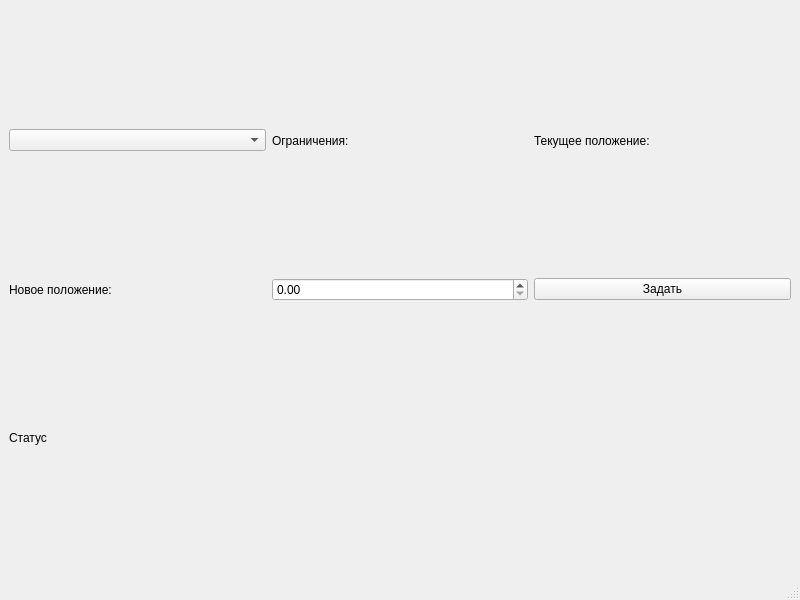
<?xml version="1.0" encoding="UTF-8"?>
<ui version="4.0">
 <class>MainWindow</class>
 <widget class="QMainWindow" name="MainWindow">
  <property name="geometry">
   <rect>
    <x>0</x>
    <y>0</y>
    <width>800</width>
    <height>600</height>
   </rect>
  </property>
  <property name="windowTitle">
   <string>MainWindow</string>
  </property>
  <widget class="QWidget" name="centralwidget">
   <layout class="QVBoxLayout" name="verticalLayout_2">
    <item>
     <layout class="QVBoxLayout" name="verticalLayout">
      <item>
       <layout class="QHBoxLayout" name="horizontalLayout">
        <item>
         <widget class="QComboBox" name="comboBox_joint"/>
        </item>
        <item>
         <widget class="QLabel" name="label_limits">
          <property name="text">
           <string>Ограничения: </string>
          </property>
         </widget>
        </item>
        <item>
         <widget class="QLabel" name="label_current_pose">
          <property name="text">
           <string>Текущее положение:</string>
          </property>
         </widget>
        </item>
       </layout>
      </item>
      <item>
       <layout class="QHBoxLayout" name="horizontalLayout_2">
        <item>
         <widget class="QLabel" name="label">
          <property name="text">
           <string>Новое положение: </string>
          </property>
         </widget>
        </item>
        <item>
         <widget class="QDoubleSpinBox" name="doubleSpinBox_set_value"/>
        </item>
        <item>
         <widget class="QPushButton" name="pushButton_set_value">
          <property name="text">
           <string>Задать</string>
          </property>
         </widget>
        </item>
       </layout>
      </item>
      <item>
       <layout class="QHBoxLayout" name="horizontalLayout_chat"/>
      </item>
      <item>
       <layout class="QHBoxLayout" name="horizontalLayout_3">
        <item>
         <widget class="QLabel" name="label_status">
          <property name="text">
           <string>Статус</string>
          </property>
         </widget>
        </item>
       </layout>
      </item>
     </layout>
    </item>
   </layout>
  </widget>
  <widget class="QMenuBar" name="menubar">
   <property name="geometry">
    <rect>
     <x>0</x>
     <y>0</y>
     <width>800</width>
     <height>22</height>
    </rect>
   </property>
  </widget>
  <widget class="QStatusBar" name="statusbar"/>
 </widget>
 <resources/>
 <connections/>
</ui>
